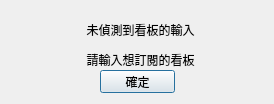
<?xml version="1.0" encoding="UTF-8"?>
<ui version="4.0">
 <class>Dialog</class>
 <widget class="QDialog" name="Dialog">
  <property name="geometry">
   <rect>
    <x>0</x>
    <y>0</y>
    <width>274</width>
    <height>104</height>
   </rect>
  </property>
  <property name="windowTitle">
   <string>Dialog</string>
  </property>
  <widget class="QLabel" name="label">
   <property name="geometry">
    <rect>
     <x>30</x>
     <y>20</y>
     <width>221</width>
     <height>51</height>
    </rect>
   </property>
   <property name="text">
    <string>&lt;html&gt;&lt;head/&gt;&lt;body&gt;&lt;p align=&quot;center&quot;&gt;未偵測到看板的輸入&lt;/p&gt;&lt;p align=&quot;center&quot;&gt;請輸入想訂閱的看板&lt;/p&gt;&lt;/body&gt;&lt;/html&gt;</string>
   </property>
  </widget>
  <widget class="QPushButton" name="pushButton">
   <property name="geometry">
    <rect>
     <x>100</x>
     <y>70</y>
     <width>75</width>
     <height>23</height>
    </rect>
   </property>
   <property name="text">
    <string>確定</string>
   </property>
  </widget>
 </widget>
 <resources/>
 <connections/>
</ui>
